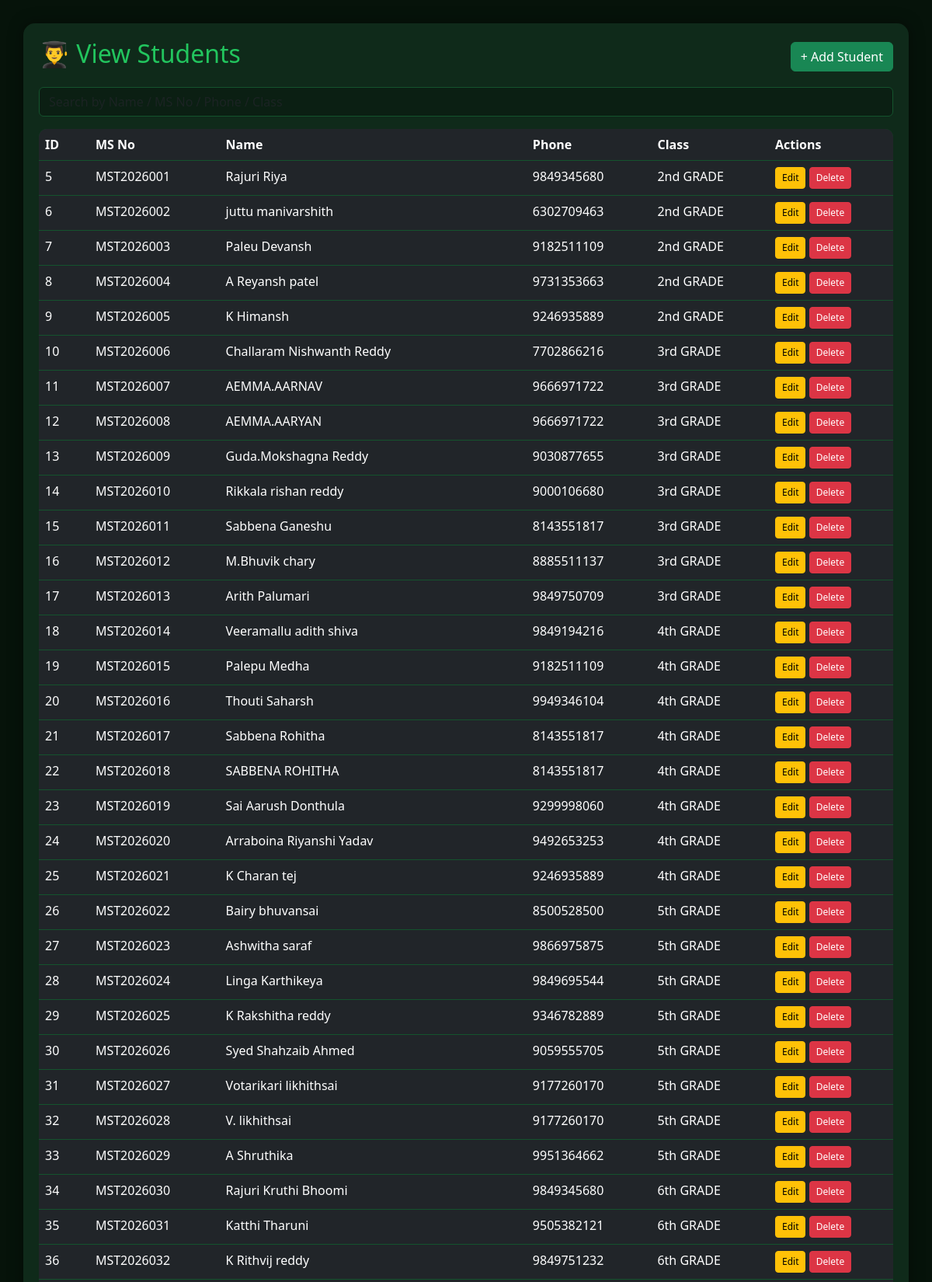
The app's page /admin/view_students.php (signed in, upper part) with its own data.
### tables this page shows
CREATE TABLE `students` (
  `id` int(11) NOT NULL,
  `ms_no` varchar(50) DEFAULT NULL,
  `name` varchar(100) DEFAULT NULL,
  `email` varchar(100) DEFAULT NULL,
  `phone` varchar(15) DEFAULT NULL,
  `class_id` int(11) NOT NULL,
  `father_name` varchar(100) DEFAULT NULL,
  `old_school` varchar(255) DEFAULT NULL,
  `mother_name` varchar(255) DEFAULT NULL,
  `previous_school` varchar(255) DEFAULT NULL,
  `father_contact` varchar(20) DEFAULT NULL,
  `mother_contact` varchar(20) DEFAULT NULL,
  `dob` date DEFAULT NULL,
  `address` text DEFAULT NULL,
  `last_total` decimal(10,2) DEFAULT 0.00,
  `last_percentage` decimal(10,2) DEFAULT 0.00,
  `last_notified` datetime DEFAULT NULL
);

CREATE TABLE `classes` (
  `id` int(11) NOT NULL,
  `class_name` varchar(50) DEFAULT NULL
);

### admin/view_students.php (the view, shortened to what this page needs)
<?php
include '../config/db.php';
$search = isset($_GET['search']) ? trim($_GET['search']) : '';
$sql = "SELECT s.*, c.class_name
        FROM students s
        LEFT JOIN classes c ON s.class_id = c.id";
$stmt = $conn->prepare($sql);
$stmt->execute();
$result = $stmt->get_result();
?>
<!DOCTYPE html>
<html>
<head>
    <link href="https://cdn.jsdelivr.net/npm/bootstrap@5.3.0/dist/css/bootstrap.min.css" rel="stylesheet">
</head>
<body>
<div class="container-box">
    <div class="d-flex justify-content-between align-items-center mb-3">
        <h2>👨‍🎓 View Students</h2>
        <a href="add.php" class="btn btn-success">+ Add Student</a>
    </div>
    <form method="GET" class="mb-3">
        <input type="text" name="search" class="form-control"
               placeholder="Search by Name / MS No / Phone / Class"
               value="<?= htmlspecialchars($search) ?>">
    </form>
    <div style="overflow-x:auto;">
    <table class="table table-dark table-hover">
        <thead>
            <tr>
                <th>ID</th>
                <th>MS No</th>
                <th>Name</th>
                <th>Phone</th>
                <th>Class</th>
                <th width="160">Actions</th>
            </tr>
        </thead>
        <tbody>
        <?php if ($result->num_rows > 0): ?>
            <?php while($row = $result->fetch_assoc()): ?>
                <tr>
                    <td><?= $row['id'] ?></td>
                    <td><?= htmlspecialchars($row['ms_no']) ?></td>
                    <td><?= htmlspecialchars($row['name']) ?></td>
                    <td><?= htmlspecialchars($row['phone']) ?></td>
                    <td><?= htmlspecialchars($row['class_name']) ?></td>
                    <td>
                        <a href="edit.php?id=<?= $row['id'] ?>" class="btn btn-sm btn-warning">Edit</a>
                        <a href="delete.php?id=<?= $row['id'] ?>"
                           onclick="return confirm('Delete this student?')"
                           class="btn btn-sm btn-danger">Delete</a>
                    </td>
                </tr>
            <?php endwhile; ?>
        <?php else: ?>
            <tr>
                <td colspan="6" class="text-center">No students found</td>
            </tr>
        <?php endif; ?>
        </tbody>
    </table>
    </div>
</div>
</body>
</html>

### admin/view_students.php (style rules this page uses)
body { background:#06130a; color:white; font-family:Segoe UI; }
.container-box { margin:30px; background:#0f2a1a; padding:20px; border-radius:15px; box-shadow:0 0 20px rgba(0,0,0,0.4); }
h2 { color:#22c55e; }
.form-control { background:#0b1f13; border:1px solid #14532d; color:white; }
table { background:#0b1f13; border-radius:10px; overflow:hidden; }
thead { background:#14532d; position:sticky; top:0; z-index:1; }
th, td { padding:12px; border-bottom:1px solid #14532d; color:white; }
.btn-sm { font-size:12px; }

### records on screen
students: id "5", ms_no "MST2026001", name "Rajuri Riya", phone "9849345680", class.class_name "2nd GRADE"
students: id "6", ms_no "MST2026002", name "juttu manivarshith", phone "6302709463", class.class_name "2nd GRADE"
students: id "7", ms_no "MST2026003", name "Paleu Devansh", phone "9182511109", class.class_name "2nd GRADE"
students: id "8", ms_no "MST2026004", name "A Reyansh patel", phone "9731353663", class.class_name "2nd GRADE"
students: id "9", ms_no "MST2026005", name "K Himansh", phone "9246935889", class.class_name "2nd GRADE"
students: id "10", ms_no "MST2026006", name "Challaram Nishwanth Reddy", phone "7702866216", class.class_name "3rd GRADE"
students: id "11", ms_no "MST2026007", name "AEMMA.AARNAV", phone "9666971722", class.class_name "3rd GRADE"
students: id "12", ms_no "MST2026008", name "AEMMA.AARYAN", phone "9666971722", class.class_name "3rd GRADE"
students: id "13", ms_no "MST2026009", name "Guda.Mokshagna Reddy", phone "9030877655", class.class_name "3rd GRADE"
students: id "14", ms_no "MST2026010", name "Rikkala rishan reddy", phone "9000106680", class.class_name "3rd GRADE"
students: id "15", ms_no "MST2026011", name "Sabbena Ganeshu", phone "8143551817", class.class_name "3rd GRADE"
students: id "16", ms_no "MST2026012", name "M.Bhuvik chary", phone "8885511137", class.class_name "3rd GRADE"
students: id "17", ms_no "MST2026013", name "Arith Palumari", phone "9849750709", class.class_name "3rd GRADE"
students: id "18", ms_no "MST2026014", name "Veeramallu adith shiva", phone "9849194216", class.class_name "4th GRADE"
students: id "19", ms_no "MST2026015", name "Palepu Medha", phone "9182511109", class.class_name "4th GRADE"
students: id "20", ms_no "MST2026016", name "Thouti Saharsh", phone "9949346104", class.class_name "4th GRADE"
students: id "21", ms_no "MST2026017", name "Sabbena Rohitha", phone "8143551817", class.class_name "4th GRADE"
students: id "22", ms_no "MST2026018", name "SABBENA ROHITHA", phone "8143551817", class.class_name "4th GRADE"
students: id "23", ms_no "MST2026019", name "Sai Aarush Donthula", phone "9299998060", class.class_name "4th GRADE"
students: id "24", ms_no "MST2026020", name "Arraboina Riyanshi Yadav", phone "9492653253", class.class_name "4th GRADE"
students: id "25", ms_no "MST2026021", name "K Charan tej", phone "9246935889", class.class_name "4th GRADE"
students: id "26", ms_no "MST2026022", name "Bairy bhuvansai", phone "8500528500", class.class_name "5th GRADE"
students: id "27", ms_no "MST2026023", name "Ashwitha saraf", phone "9866975875", class.class_name "5th GRADE"
students: id "28", ms_no "MST2026024", name "Linga Karthikeya", phone "9849695544", class.class_name "5th GRADE"
students: id "29", ms_no "MST2026025", name "K Rakshitha reddy", phone "9346782889", class.class_name "5th GRADE"
students: id "30", ms_no "MST2026026", name "Syed Shahzaib Ahmed", phone "9059555705", class.class_name "5th GRADE"
students: id "31", ms_no "MST2026027", name "Votarikari likhithsai", phone "9177260170", class.class_name "5th GRADE"
students: id "32", ms_no "MST2026028", name "V. likhithsai", phone "9177260170", class.class_name "5th GRADE"
students: id "33", ms_no "MST2026029", name "A Shruthika", phone "9951364662", class.class_name "5th GRADE"
students: id "34", ms_no "MST2026030", name "Rajuri Kruthi Bhoomi", phone "9849345680", class.class_name "6th GRADE"
students: id "35", ms_no "MST2026031", name "Katthi Tharuni", phone "9505382121", class.class_name "6th GRADE"
students: id "36", ms_no "MST2026032", name "K Rithvij reddy", phone "9849751232", class.class_name "6th GRADE"
